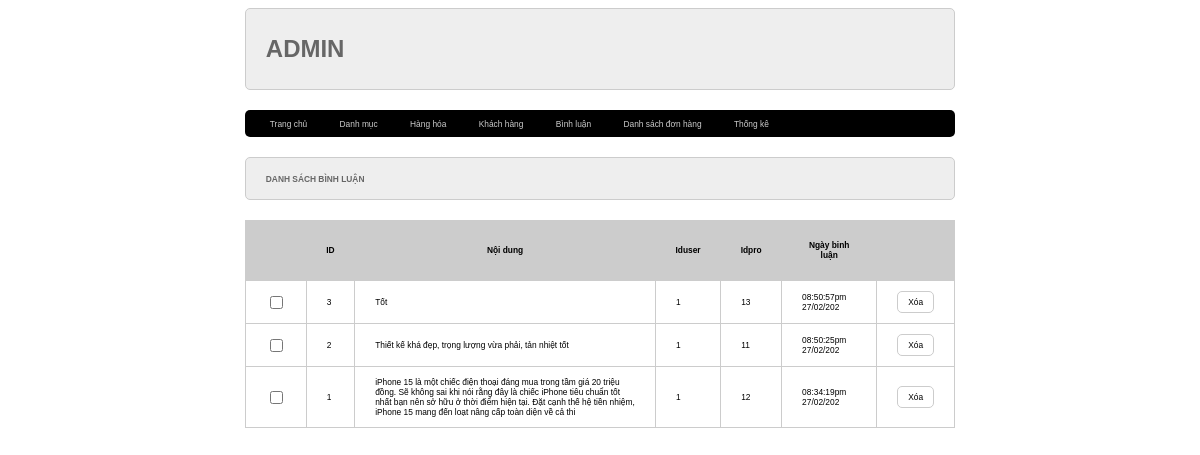
Screenshot of /admin/index.php?act=dsbl with the database file from the repository.
### tables this page shows
CREATE TABLE `binhluan` (
  `id` int(10) NOT NULL,
  `noidung` varchar(255) NOT NULL,
  `iduser` int(10) NOT NULL,
  `idpro` int(10) NOT NULL,
  `ngaybinhluan` varchar(20) NOT NULL
);

### model/pdo.php (called while the page is built, shortened)
<?php
function pdo_get_connection()
{
    $dburl = "mysql:host=localhost;dbname=duanmau2024;charset=utf8";
    $username = 'root';
    $password = '';
    $conn = new PDO($dburl, $username, $password);
    $conn->setAttribute(PDO::ATTR_ERRMODE, PDO::ERRMODE_EXCEPTION);
    return $conn;
}
function pdo_query($sql)
{
    $sql_args = array_slice(func_get_args(), 1);
    try {
        $conn = pdo_get_connection();
        $stmt = $conn->prepare($sql);
        $stmt->execute($sql_args);
        $rows = $stmt->fetchAll();
        return $rows;
    } catch (PDOException $e) {
        throw $e;
    } finally {
        unset($conn);
    }
}

### model/binhluan.php (called while the page is built, shortened)
<?php
function loadall_binhluan($idpro)
{
    $sql = "select * from binhluan where 1 ";
    $sql .= "order by id desc";
    $listbl = pdo_query($sql);
    return $listbl;
}

### admin/binhluan/list.php (the view, shortened to what this page needs)
<div class="row">
    <div class="row formtitle">
        <h1>DANH SÁCH BÌNH LUẬN</h1>
    </div>
    <div class="row formcontent">
        <div class="row mb10 formdsloai">
            <table>
                <tr>
                    <th></th>
                    <th>ID</th>
                    <th>Nội dung</th>
                    <th>Iduser</th>
                    <th>Idpro</th>
                    <th>Ngày binh luận</th>
                    <th></th>
                </tr>
                <?php
                foreach ($listbinhluan as $bl) {
                    extract($bl);
                    $xoabl = "index.php?act=xoabl&id=" . $id;
                    echo '<tr>
                                <td><input type="checkbox" name="" id=""></td>
                                <td>' . $id . '</td>
                                <td>' . $noidung . '</td>
                                <td>' . $iduser . '</td>
                                <td>' . $idpro . '</td>
                                <td>' . $ngaybinhluan . '</td>
                                <td><a href="' . $xoabl . '" onclick="return confirm();"><input type="button" value="Xóa"></a></td>
                            </tr>';
                }
                ?>
            </table>
        </div>
    </div>
</div>

### view/css/style.css (style rules this page uses)
* { box-sizing: border-box; font-family: sans-serif; font-size: 0.7vw; }
.row { float: left; width: 100%; }
.mb10 { margin-bottom: 10px; }
.formtaikhoan input[type="submit"], .formtaikhoan input[type="reset"], .formcontent input[type="submit"], .formcontent input[type="reset"],.formcontent input[type="button"] { border-radius: 5px; padding: 5px 10px; background-color: white; border: 1px #ccc solid; }
.formtitle { background-color: #eee; border: 1px #ccc solid; color: #666; border-radius: 5px; padding: 10px 20px; }
.formcontent { padding: 20px 0px; }
.formdsloai table { width: 100%; border-collapse: collapse; }
.formdsloai table th { padding:20px; background-color: #ccc; }
.formdsloai table td { padding: 10px 20px; border: 1px #ccc solid; }

### rows the page displays
binhluan: id "3", noidung "Tốt", iduser "1", idpro "13", ngaybinhluan "08:50:57pm 27/02/202"
binhluan: id "2", noidung "Thiết kế khá đẹp, trọng lượng vừa phải, tản nhiệt tốt", iduser "1", idpro "11", ngaybinhluan "08:50:25pm 27/02/202"
binhluan: id "1", noidung "iPhone 15 là một chiếc điện thoại đáng mua trong tầm giá 20 triệu đồng. Sẽ không sai khi nói rằng đây là chiếc iPhone tiêu chuẩn tốt nhất bạn nên sở hữu ở thời điểm hiện tại. Đặt cạnh thế hệ tiền nhiệm, iPhone 15 mang đến loạt nâng cấp toàn diện về cả thi", iduser "1", idpro "12", ngaybinhluan "08:34:19pm 27/02/202"
